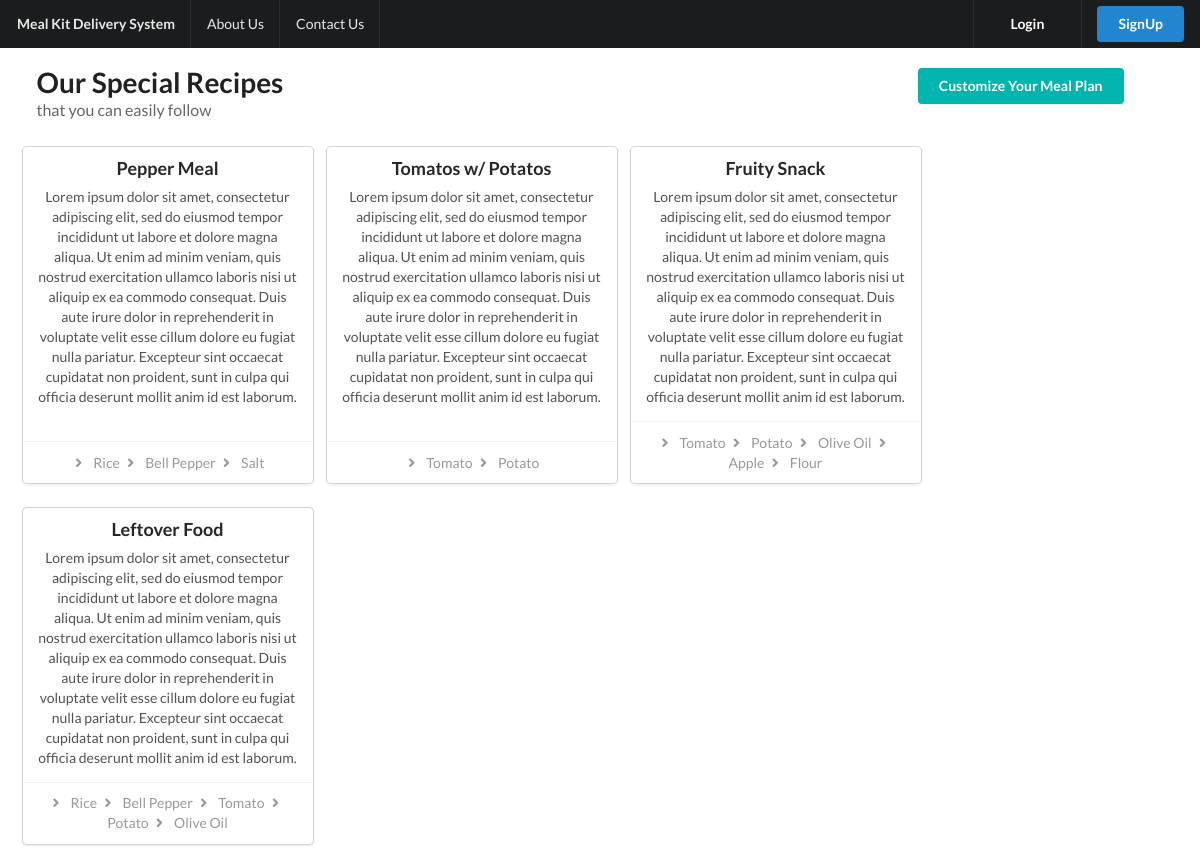
Screenshot of /recipe/ with the database file from the repository.
### core/models.py (models this page shows, shortened)
class Recipe(models.Model):
    name = models.CharField(max_length=200)
    ingredients = models.ManyToManyField(Ingredient)
    text = models.CharField(max_length=2000)

class Ingredient(models.Model):
    name = models.CharField(max_length=200)

### core/views.py (the view)
# urls.py: path('recipe/', RecipeListView.as_view(), name="recipeList"),
class RecipeListView(ListView):
    model = Recipe

### core/templates/core/recipe_list.html
{% extends "core/base.html" %}
{% block content %}
<div class="row">
    <div class="twelve wide column">
        <h1 class="ui header">Our Special Recipes
            <div class="sub header">that you can easily follow</div>
        </h1>
    </div>
    <div class="four wide column">
        <a href="/recipe/select/" class="ui teal right floated flat button" style="margin-right: 40px;">Customize Your Meal Plan</a>
    </div>
</div>
<div class="row">
    <div class="ui cards">
        {% for recipe in recipe_list %}
        <div class="ui card">
            <div class="content">
                <div class="header">{{recipe.name}}</div>
                <div class="description">
                    <p>{{recipe.text}}</p>
                </div>
            </div>
            <div class="extra content">
                {% for ingredient in recipe.ingredients.all %}
                <i class="angle right icon"></i>
                {{ingredient.name}}
                {% endfor %}
            </div>
        </div>
        {% endfor %}
    </div>
</div>
{% endblock %}

### core/templates/core/base.html (shortened to what this page needs)
{% load static %}
<!DOCTYPE html>
<html lang="tr">
<head>
  <link rel="stylesheet" href="{%static 'card.css'%}" />
  <link rel="stylesheet" href="https://cdnjs.cloudflare.com/ajax/libs/semantic-ui/2.2.13/semantic.min.css" />
</head>
<body>
  <div class="ui fixed inverted  menu">
    <div class="container">
      <a class="item" href="/"><b>Meal Kit Delivery System</b></a>
      <a class="item" href="/">About Us</a>
      <a class="item" href="/">Contact Us</a>
    </div>
    <div class="right menu">
      {% if user.is_authenticated %}
      <a href="{% url 'recipeList' %}" class="item" href="#">
        <div class="ui primary button">Hello, {{ user.username }}!</div>
      </a>
      <a class="item" href="{% url 'logout' %}">
        <div class="ui secondary button">Logout</div>
      </a>
      {% else %}
      <a class="item" href="{% url 'login' %}">
        <div class="ui secondary button">Login</div>
      </a>
      <a class="item" href="{% url 'signup' %} ">
        <div class="ui primary button">SignUp</div>
      </a>
      {% endif %}
    </div>
  </div>
  <div class="ui centered container grid" style="margin-top: 15px; margin-left: 1%; margin-right: 1%;">
    {% block content %}{% endblock %}
  </div>
</body>
</html>

### core/templates/core/base.html (style rules this page uses)
html, body { margin: 0px; padding: 0px; }
*, *:after, *:before { -webkit-box-sizing: border-box; -moz-box-sizing: border-box; box-sizing: border-box; }

### rows the page displays
Recipe: name "Pepper Meal", text "Lorem ipsum dolor sit amet, consectetur adipiscing elit, sed do eiusmod tempor incididunt ut labore et dolore magna aliqua. Ut enim ad minim veniam, quis nostrud exercitation ullamco laboris nisi ut aliquip ex ea commodo consequat. Duis aute irure dolor in reprehenderit in voluptate velit esse cillum dolore eu fugiat nulla pariatur. Excepteur sint occaecat cupidatat non proident, sunt in culpa qui officia deserunt mollit anim id est laborum."
Ingredient: name "Rice"
Ingredient: name "Bell Pepper"
Ingredient: name "Salt"
Recipe: name "Tomatos w/ Potatos", text "Lorem ipsum dolor sit amet, consectetur adipiscing elit, sed do eiusmod tempor incididunt ut labore et dolore magna aliqua. Ut enim ad minim veniam, quis nostrud exercitation ullamco laboris nisi ut aliquip ex ea commodo consequat. Duis aute irure dolor in reprehenderit in voluptate velit esse cillum dolore eu fugiat nulla pariatur. Excepteur sint occaecat cupidatat non proident, sunt in culpa qui officia deserunt mollit anim id est laborum."
Ingredient: name "Tomato"
Ingredient: name "Potato"
Recipe: name "Fruity Snack", text "Lorem ipsum dolor sit amet, consectetur adipiscing elit, sed do eiusmod tempor incididunt ut labore et dolore magna aliqua. Ut enim ad minim veniam, quis nostrud exercitation ullamco laboris nisi ut aliquip ex ea commodo consequat. Duis aute irure dolor in reprehenderit in voluptate velit esse cillum dolore eu fugiat nulla pariatur. Excepteur sint occaecat cupidatat non proident, sunt in culpa qui officia deserunt mollit anim id est laborum."
Ingredient: name "Olive Oil"
Ingredient: name "Apple"
Ingredient: name "Flour"
Recipe: name "Leftover Food", text "Lorem ipsum dolor sit amet, consectetur adipiscing elit, sed do eiusmod tempor incididunt ut labore et dolore magna aliqua. Ut enim ad minim veniam, quis nostrud exercitation ullamco laboris nisi ut aliquip ex ea commodo consequat. Duis aute irure dolor in reprehenderit in voluptate velit esse cillum dolore eu fugiat nulla pariatur. Excepteur sint occaecat cupidatat non proident, sunt in culpa qui officia deserunt mollit anim id est laborum."
